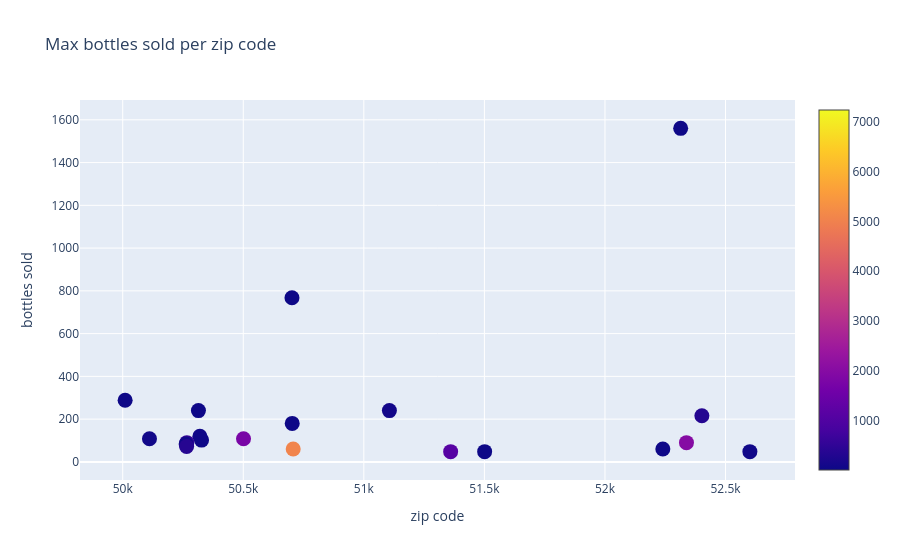

Here is the notebook cell this chart was saved with:
### Code cell
fig = go.Figure(
    go.Scatter(
        x=sorted_values["zip_code"],
        y=sorted_values["bottles_sold"],
        mode="markers",
        marker=dict(
            size=15, 
            color= df['sale_dollars'], # Set the marker colors
            showscale=True # Display a color scale
        ),
        text=df["item_number"]
    )
)

# Update the layout of the scatter plot
fig.update_layout(
    title="Max bottles sold per zip code",
    xaxis_title="zip code",
    yaxis_title="bottles sold",
)

# Display the scatter plot
fig.show()

### Figure 1 — Plotly figure (JSON) as saved in the notebook; plotly's stock layout.template omitted (floating-point values rounded to 4 significant figures; data arrays with more than 128 entries replaced by an {"elided": "..."} marker saying what was removed)
{"data": [{"marker": {"color": {"elided": "200 float values"}, "showscale": true, "size": 15}, "mode": "markers", "text": {"elided": "200 int values"}, "type": "scatter", "x": [52314, 50702, 50010, 51106, 50314, 52402, 50703, 50320, 50501, 50111, 50327, 50266, 52338, 50263, 50265, 52240, 50707, 51360, 52601, 51501], "y": [1560, 768, 288, 240, 240, 216, 180, 120, 108, 108, 102, 90, 90, 84, 72, 60, 60, 48, 48, 48]}], "layout": {"title": {"text": "Max bottles sold per zip code"}, "xaxis": {"title": {"text": "zip code"}}, "yaxis": {"title": {"text": "bottles sold"}}}}
